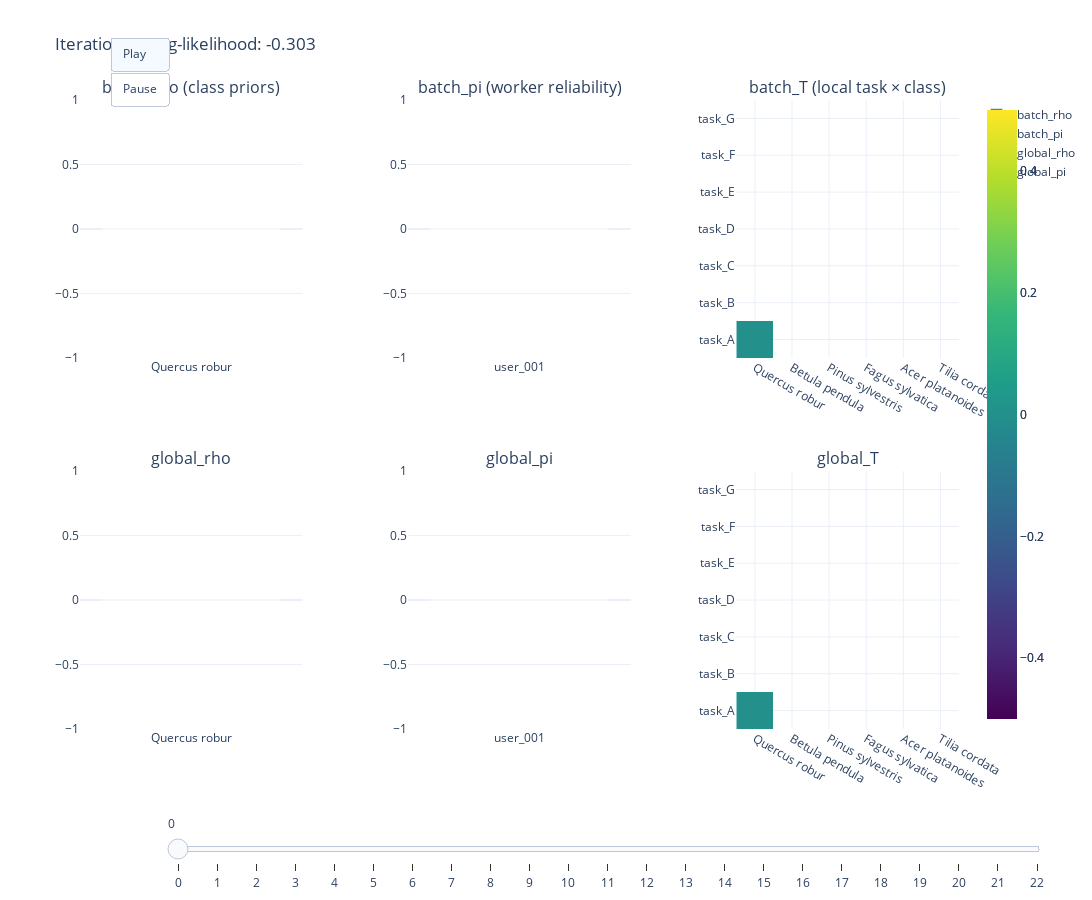

Write notebook code for a chart like this one.
### Code cell
import numpy as np
import plotly.graph_objects as go
from plotly.subplots import make_subplots

def to_dense(x):
    if x is None:
        return None
    if hasattr(x, "todense"):
        return np.asarray(x.todense())
    return np.asarray(x)

def show_combined_em_state_plotly(model, trace_list):
    """Interactive Plotly visualization that shows batch & global EM states."""

    # Prepare global labels
    all_task_labels = [doc['_id'] for doc in model.task_mapping.find().sort('index', 1)]
    all_worker_labels = [doc['_id'] for doc in model.worker_mapping.find().sort('index', 1)]
    all_class_labels = [doc['_id'] for doc in model.class_mapping.find().sort('index', 1)]

    fig = make_subplots(
        rows=2, cols=3,
        subplot_titles=[
            "batch_rho (class priors)",
            "batch_pi (worker reliability)",
            "batch_T (local task × class)",
            "global_rho",
            "global_pi",
            "global_T"
        ],
        horizontal_spacing=0.12,
        vertical_spacing=0.18
    )


    frames = []

    #  initialize with placeholders so Plotly knows all subplots exist 
    fig.add_trace(go.Bar(y=[0], x=all_class_labels, name="batch_rho", marker_color="steelblue"), row=1, col=1)
    fig.add_trace(go.Bar(y=[0], x=all_worker_labels, name="batch_pi", marker_color="steelblue"), row=1, col=2)
    fig.add_trace(go.Heatmap(z=[[0]], x=all_class_labels, y=all_task_labels, colorscale="Viridis"), row=1, col=3)

    fig.add_trace(go.Bar(y=[0], x=all_class_labels, name="global_rho", marker_color="orange"), row=2, col=1)
    fig.add_trace(go.Bar(y=[0], x=all_worker_labels, name="global_pi", marker_color="orange"), row=2, col=2)
    fig.add_trace(go.Heatmap(z=[[0]], x=all_class_labels, y=all_task_labels, colorscale="Viridis"), row=2, col=3)

    # generate frames 
    for i, state in enumerate(trace_list):
        iter_num = state["iter"]
        ll = state.get("likelihood", 0.0)

        batch_rho = to_dense(state.get("rho"))
        batch_pi = to_dense(state.get("pi"))
        batch_T = to_dense(state.get("T"))

        global_rho = to_dense(state.get("global_rho"))
        global_pi = to_dense(state.get("global_pi"))
        global_T = to_dense(state.get("global_T"))

        frame_data = []

        # batch rho
        frame_data.append(go.Bar(y=(batch_rho.flatten() if batch_rho is not None else [0]),
                                 x=all_class_labels,
                                 marker_color="steelblue",
                                 showlegend=False))

        # batch pi
        frame_data.append(go.Bar(y=(batch_pi.flatten() if batch_pi is not None else [0]),
                                 x=all_worker_labels,
                                 marker_color="steelblue",
                                 showlegend=False))

        # batch T
        frame_data.append(go.Heatmap(z=(batch_T if batch_T is not None else np.zeros((1, 1))),
                                     x=all_class_labels,
                                     y=all_task_labels,
                                     colorscale="Viridis",
                                     showscale=False))

        # global rho
        frame_data.append(go.Bar(y=(global_rho.flatten() if global_rho is not None else [0]),
                                 x=all_class_labels,
                                 marker_color="orange",
                                 showlegend=False))

        # Global pi
        frame_data.append(go.Bar(y=(global_pi.flatten() if global_pi is not None else [0]),
                                 x=all_worker_labels,
                                 marker_color="orange",
                                 showlegend=False))

        # global T
        frame_data.append(go.Heatmap(z=(global_T if global_T is not None else np.zeros((0, 0))),
                                     x=all_class_labels,
                                     y=all_task_labels,
                                     colorscale="Viridis",
                                     showscale=False))

        batch_num = state.get('batch_num', '?')
        frames.append(go.Frame(
            data=frame_data,
            name=f"iter_{i}",
            layout=go.Layout(title_text=f"Batch {batch_num}, Iteration {state['iter']} - Log-likelihood: {state.get('likelihood', 0.0):.3f}"

        )))

    # Animation control
    fig.update_layout(
        title=f"Iteration 0 - Log-likelihood: {trace_list[0].get('likelihood', 0.0):.3f}",
        height=900,
        width=1400,
        template="plotly_white",
        updatemenus=[{
            "type": "buttons",
            "x": 0.1, "y": 1.1,
            "buttons": [
                {"label": "Play", "method": "animate",
                 "args": [None, {"frame": {"duration": 500, "redraw": True}, "fromcurrent": True}]},
                {"label": "Pause", "method": "animate", "args": [[None], {"frame": {"duration": 0}}]},
            ],
        }],
        sliders=[{
            "x": 0.1, "y": -0.1,
            "xanchor": "left", "yanchor": "top",
            "steps": [
                {"args": [[f"iter_{i}"], {"frame": {"duration": 0, "redraw": True}}],
                 "label": f"{i}", "method": "animate"}
                for i in range(len(frames))
            ],
        }],
    )

    fig.frames = frames
    fig.show()

combined_traces, batch_mappings = run_em_for_batches(model, [batch1, batch2], maxiter=50)

show_combined_em_state_plotly(model, combined_traces)

### Figure 1 — Plotly figure (JSON) as saved in the notebook; plotly's stock layout.template omitted (floating-point values rounded to 4 significant figures)
{"data": [{"marker": {"color": "steelblue"}, "name": "batch_rho", "type": "bar", "x": ["Quercus robur", "Betula pendula", "Pinus sylvestris", "Fagus sylvatica", "Acer platanoides", "Tilia cordata"], "xaxis": "x", "y": [0], "yaxis": "y"}, {"marker": {"color": "steelblue"}, "name": "batch_pi", "type": "bar", "x": ["user_001", "user_002", "user_003", "user_004", "user_005"], "xaxis": "x2", "y": [0], "yaxis": "y2"}, {"colorscale": [[0, "#440154"], [0.1111, "#482878"], [0.2222, "#3e4989"], [0.3333, "#31688e"], [0.4444, "#26828e"], [0.5556, "#1f9e89"], [0.6667, "#35b779"], [0.7778, "#6ece58"], [0.8889, "#b5de2b"], [1, "#fde725"]], "type": "heatmap", "x": ["Quercus robur", "Betula pendula", "Pinus sylvestris", "Fagus sylvatica", "Acer platanoides", "Tilia cordata"], "xaxis": "x3", "y": ["task_A", "task_B", "task_C", "task_D", "task_E", "task_F", "task_G"], "yaxis": "y3", "z": [[0]]}, {"marker": {"color": "orange"}, "name": "global_rho", "type": "bar", "x": ["Quercus robur", "Betula pendula", "Pinus sylvestris", "Fagus sylvatica", "Acer platanoides", "Tilia cordata"], "xaxis": "x4", "y": [0], "yaxis": "y4"}, {"marker": {"color": "orange"}, "name": "global_pi", "type": "bar", "x": ["user_001", "user_002", "user_003", "user_004", "user_005"], "xaxis": "x5", "y": [0], "yaxis": "y5"}, {"colorscale": [[0, "#440154"], [0.1111, "#482878"], [0.2222, "#3e4989"], [0.3333, "#31688e"], [0.4444, "#26828e"], [0.5556, "#1f9e89"], [0.6667, "#35b779"], [0.7778, "#6ece58"], [0.8889, "#b5de2b"], [1, "#fde725"]], "type": "heatmap", "x": ["Quercus robur", "Betula pendula", "Pinus sylvestris", "Fagus sylvatica", "Acer platanoides", "Tilia cordata"], "xaxis": "x6", "y": ["task_A", "task_B", "task_C", "task_D", "task_E", "task_F", "task_G"], "yaxis": "y6", "z": [[0]]}], "layout": {"annotations": [{"font": {"size": 16}, "showarrow": false, "text": "batch_rho (class priors)", "x": 0.1267, "xanchor": "center", "xref": "paper", "y": 1, "yanchor": "bottom", "yref": "paper"}, {"font": {"size": 16}, "showarrow": false, "text": "batch_pi (worker reliability)", "x": 0.5, "xanchor": "center", "xref": "paper", "y": 1, "yanchor": "bottom", "yref": "paper"}, {"font": {"size": 16}, "showarrow": false, "text": "batch_T (local task × class)", "x": 0.8733, "xanchor": "center", "xref": "paper", "y": 1, "yanchor": "bottom", "yref": "paper"}, {"font": {"size": 16}, "showarrow": false, "text": "global_rho", "x": 0.1267, "xanchor": "center", "xref": "paper", "y": 0.41, "yanchor": "bottom", "yref": "paper"}, {"font": {"size": 16}, "showarrow": false, "text": "global_pi", "x": 0.5, "xanchor": "center", "xref": "paper", "y": 0.41, "yanchor": "bottom", "yref": "paper"}, {"font": {"size": 16}, "showarrow": false, "text": "global_T", "x": 0.8733, "xanchor": "center", "xref": "paper", "y": 0.41, "yanchor": "bottom", "yref": "paper"}], "height": 900, "sliders": [{"steps": [{"args": [["iter_0"], {"frame": {"duration": 0, "redraw": true}}], "label": "0", "method": "animate"}, {"args": [["iter_1"], {"frame": {"duration": 0, "redraw": true}}], "label": "1", "method": "animate"}, {"args": [["iter_2"], {"frame": {"duration": 0, "redraw": true}}], "label": "2", "method": "animate"}, {"args": [["iter_3"], {"frame": {"duration": 0, "redraw": true}}], "label": "3", "method": "animate"}, {"args": [["iter_4"], {"frame": {"duration": 0, "redraw": true}}], "label": "4", "method": "animate"}, {"args": [["iter_5"], {"frame": {"duration": 0, "redraw": true}}], "label": "5", "method": "animate"}, {"args": [["iter_6"], {"frame": {"duration": 0, "redraw": true}}], "label": "6", "method": "animate"}, {"args": [["iter_7"], {"frame": {"duration": 0, "redraw": true}}], "label": "7", "method": "animate"}, {"args": [["iter_8"], {"frame": {"duration": 0, "redraw": true}}], "label": "8", "method": "animate"}, {"args": [["iter_9"], {"frame": {"duration": 0, "redraw": true}}], "label": "9", "method": "animate"}, {"args": [["iter_10"], {"frame": {"duration": 0, "redraw": true}}], "label": "10", "method": "animate"}, {"args": [["iter_11"], {"frame": {"duration": 0, "redraw": true}}], "label": "11", "method": "animate"}, {"args": [["iter_12"], {"frame": {"duration": 0, "redraw": true}}], "label": "12", "method": "animate"}, {"args": [["iter_13"], {"frame": {"duration": 0, "redraw": true}}], "label": "13", "method": "animate"}, {"args": [["iter_14"], {"frame": {"duration": 0, "redraw": true}}], "label": "14", "method": "animate"}, {"args": [["iter_15"], {"frame": {"duration": 0, "redraw": true}}], "label": "15", "method": "animate"}, {"args": [["iter_16"], {"frame": {"duration": 0, "redraw": true}}], "label": "16", "method": "animate"}, {"args": [["iter_17"], {"frame": {"duration": 0, "redraw": true}}], "label": "17", "method": "animate"}, {"args": [["iter_18"], {"frame": {"duration": 0, "redraw": true}}], "label": "18", "method": "animate"}, {"args": [["iter_19"], {"frame": {"duration": 0, "redraw": true}}], "label": "19", "method": "animate"}, {"args": [["iter_20"], {"frame": {"duration": 0, "redraw": true}}], "label": "20", "method": "animate"}, {"args": [["iter_21"], {"frame": {"duration": 0, "redraw": true}}], "label": "21", "method": "animate"}, {"args": [["iter_22"], {"frame": {"duration": 0, "redraw": true}}], "label": "22", "method": "animate"}], "x": 0.1, "xanchor": "left", "y": -0.1, "yanchor": "top"}], "title": {"text": "Iteration 0 - Log-likelihood: -0.303"}, "updatemenus": [{"buttons": [{"args": [null, {"frame": {"duration": 500, "redraw": true}, "fromcurrent": true}], "label": "Play", "method": "animate"}, {"args": [[null], {"frame": {"duration": 0}}], "label": "Pause", "method": "animate"}], "type": "buttons", "x": 0.1, "y": 1.1}], "width": 1400, "xaxis": {"anchor": "y", "domain": [0, 0.2533]}, "xaxis2": {"anchor": "y2", "domain": [0.3733, 0.6267]}, "xaxis3": {"anchor": "y3", "domain": [0.7467, 1]}, "xaxis4": {"anchor": "y4", "domain": [0, 0.2533]}, "xaxis5": {"anchor": "y5", "domain": [0.3733, 0.6267]}, "xaxis6": {"anchor": "y6", "domain": [0.7467, 1]}, "yaxis": {"anchor": "x", "domain": [0.59, 1]}, "yaxis2": {"anchor": "x2", "domain": [0.59, 1]}, "yaxis3": {"anchor": "x3", "domain": [0.59, 1]}, "yaxis4": {"anchor": "x4", "domain": [0, 0.41]}, "yaxis5": {"anchor": "x5", "domain": [0, 0.41]}, "yaxis6": {"anchor": "x6", "domain": [0, 0.41]}}}
